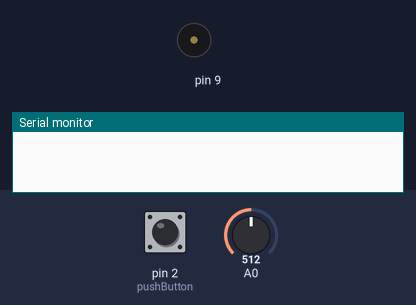
Bench run of a sketch on a simulated Arduino Uno, built with avr-gcc and run on an emulated ATmega328P. Parts: buzzer (waves = sounding), the last lines printed to the serial monitor. Inputs (shaded band) come from the test bench; at power-on: pin 2 (pushButton) LOW, A0 = 512.

Above: at 1.2 s.
1.3 s: pin 2 (pushButton) pulled HIGH for 0.15 s
At 1.7 s:
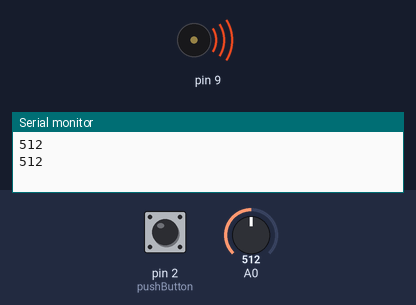
4.3 s: A0 set to 0
At 4.3 s:
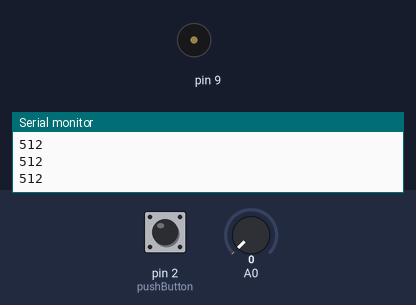
5.8 s: A0 set to 122
At 6.2 s:
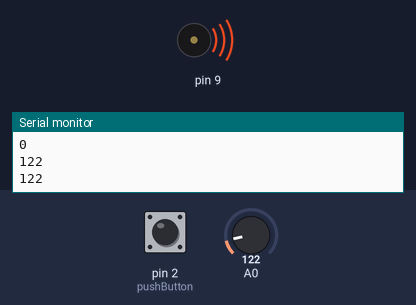
8.8 s: pin 2 (pushButton) pulled HIGH for 1 s
At 8.8 s:
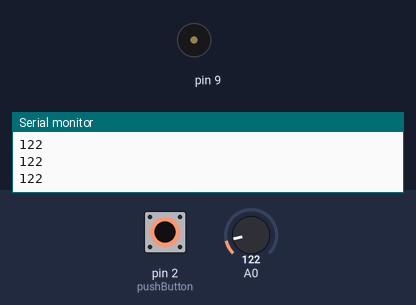
11.3 s: pin 2 (pushButton) pulled HIGH for 3.2 s
At 11.7 s:
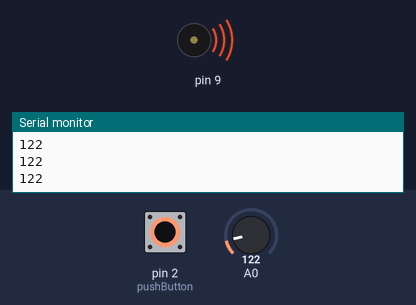
Timing chart, 0 to 17.0 s (numbered marks = the images above; inputs shaded):
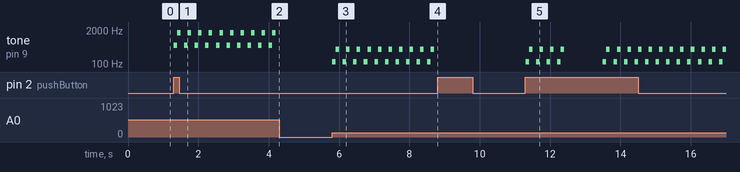

The sketch:

readlight_sound_00.ino
```cpp
#include <toneAC.h>

int pushButton = 2;
int buttonState;
int state = LOW;

long time = 0;
long debounce = 1000;

int on = false;
int volume = 2; // 1 to 10

int sensorValue;

void setup() {
  Serial.begin(9600);
  pinMode(pushButton, INPUT);
}

void loop() {
  buttonState = digitalRead(pushButton);

  if (buttonState == HIGH && millis() - time > debounce) {
    if (on == false)
      on = true;
   else
      on = false;
      time = millis();
  }

  if(on==true){
    sensorValue = analogRead(A0);
    Serial.println(sensorValue);

    toneAC(sensorValue, volume, 100);
    toneAC(sensorValue*3, volume, 100);
    delay(100);
    toneAC();
  }
}
```

Measured:
- after the input at 1.3 s, tone on pin 9: silent → 512 Hz at once, then repeats every 0.30 s: 1536 Hz 0.10 s, silent 0.10 s, 512 Hz 0.10 s
- after the input at 4.3 s, tone on pin 9: stops changing and stays silent
- after the input at 5.8 s, tone on pin 9: silent → 122 Hz at once, then repeats every 0.30 s: 366 Hz 0.10 s, silent 0.10 s, 122 Hz 0.10 s
- after the input at 8.8 s, tone on pin 9: stops changing and stays silent
- after the input at 11.3 s, tone on pin 9: plays 122 Hz for 0.10 s, 366 Hz for 0.10 s, 122 Hz for 0.10 s, 366 Hz for 0.10 s, 122 Hz for 0.10 s, 366 Hz for 0.10 s … (32 notes in this stretch), starting at once
